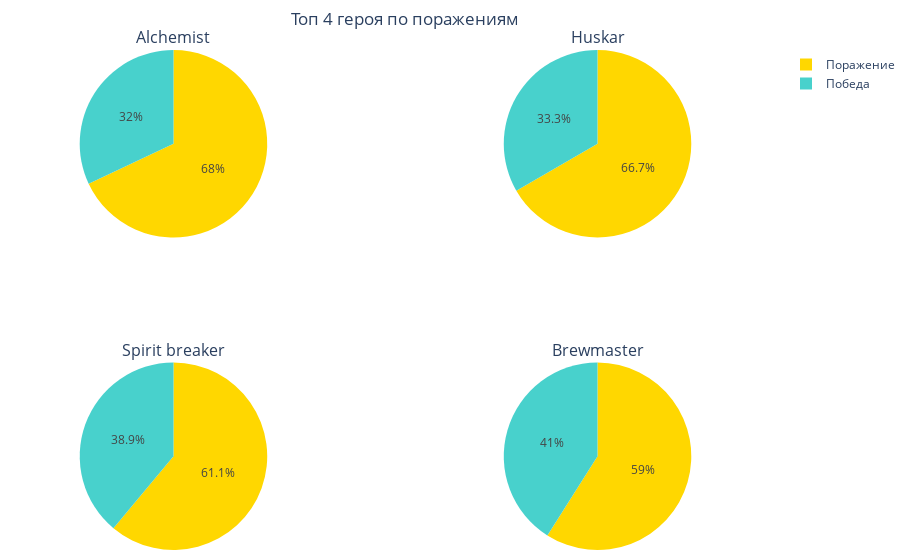

Write notebook code for a chart like this one.
### Code cell
import plotly.graph_objects as go
from plotly.subplots import make_subplots

labels = ['Победа', 'Поражение']

# Define color sets of paintings
sunflowers_colors = ['mediumturquoise', 'gold']

subplot_titles = ['Alchemist', 'Huskar', 'Spirit breaker', 'Brewmaster']
# Create subplots, using 'domain' type for pie charts
specs = [[{'type':'domain'}, {'type':'domain'}], [{'type':'domain'}, {'type':'domain'}]]
fig = make_subplots(rows=2, cols=2, subplot_titles=subplot_titles, specs=specs)

# Define pie charts
fig.add_trace(go.Pie(labels=labels, values=[16, 50-16], name="Alchemist's winrate",
                     marker_colors=sunflowers_colors), 1, 1)
fig.add_trace(go.Pie(labels=labels, values=[8, 24-8], name="Huskar's winrate",
                     marker_colors=sunflowers_colors), 1, 2)
fig.add_trace(go.Pie(labels=labels, values=[44, 113-44],
                     marker_colors=sunflowers_colors), 2, 1)
fig.add_trace(go.Pie(labels=labels, values=[105, 256-105],
                     marker_colors=sunflowers_colors), 2, 2)

# Tune layout and hover info
# fig.update_traces(hoverinfo='label+percent+value', textinfo='none')
fig.update_layout(margin=dict(t=50, b=10, l=0, r=10), title_text='Топ 4 героя по поражениям', title_x=0.45)
fig = go.Figure(fig)
fig.show()

### Figure 1 — Plotly figure (JSON) as saved in the notebook; plotly's stock layout.template omitted (floating-point values rounded to 4 significant figures)
{"data": [{"domain": {"x": [0, 0.45], "y": [0.625, 1]}, "labels": ["Победа", "Поражение"], "marker": {"colors": ["mediumturquoise", "gold"]}, "name": "Alchemist's winrate", "type": "pie", "values": [16, 34]}, {"domain": {"x": [0.55, 1], "y": [0.625, 1]}, "labels": ["Победа", "Поражение"], "marker": {"colors": ["mediumturquoise", "gold"]}, "name": "Huskar's winrate", "type": "pie", "values": [8, 16]}, {"domain": {"x": [0, 0.45], "y": [0, 0.375]}, "labels": ["Победа", "Поражение"], "marker": {"colors": ["mediumturquoise", "gold"]}, "type": "pie", "values": [44, 69]}, {"domain": {"x": [0.55, 1], "y": [0, 0.375]}, "labels": ["Победа", "Поражение"], "marker": {"colors": ["mediumturquoise", "gold"]}, "type": "pie", "values": [105, 151]}], "layout": {"annotations": [{"font": {"size": 16}, "showarrow": false, "text": "Alchemist", "x": 0.225, "xanchor": "center", "xref": "paper", "y": 1, "yanchor": "bottom", "yref": "paper"}, {"font": {"size": 16}, "showarrow": false, "text": "Huskar", "x": 0.775, "xanchor": "center", "xref": "paper", "y": 1, "yanchor": "bottom", "yref": "paper"}, {"font": {"size": 16}, "showarrow": false, "text": "Spirit breaker", "x": 0.225, "xanchor": "center", "xref": "paper", "y": 0.375, "yanchor": "bottom", "yref": "paper"}, {"font": {"size": 16}, "showarrow": false, "text": "Brewmaster", "x": 0.775, "xanchor": "center", "xref": "paper", "y": 0.375, "yanchor": "bottom", "yref": "paper"}], "autosize": true, "margin": {"b": 10, "l": 0, "r": 10, "t": 50}, "title": {"text": "Топ 4 героя по поражениям", "x": 0.45}}}
